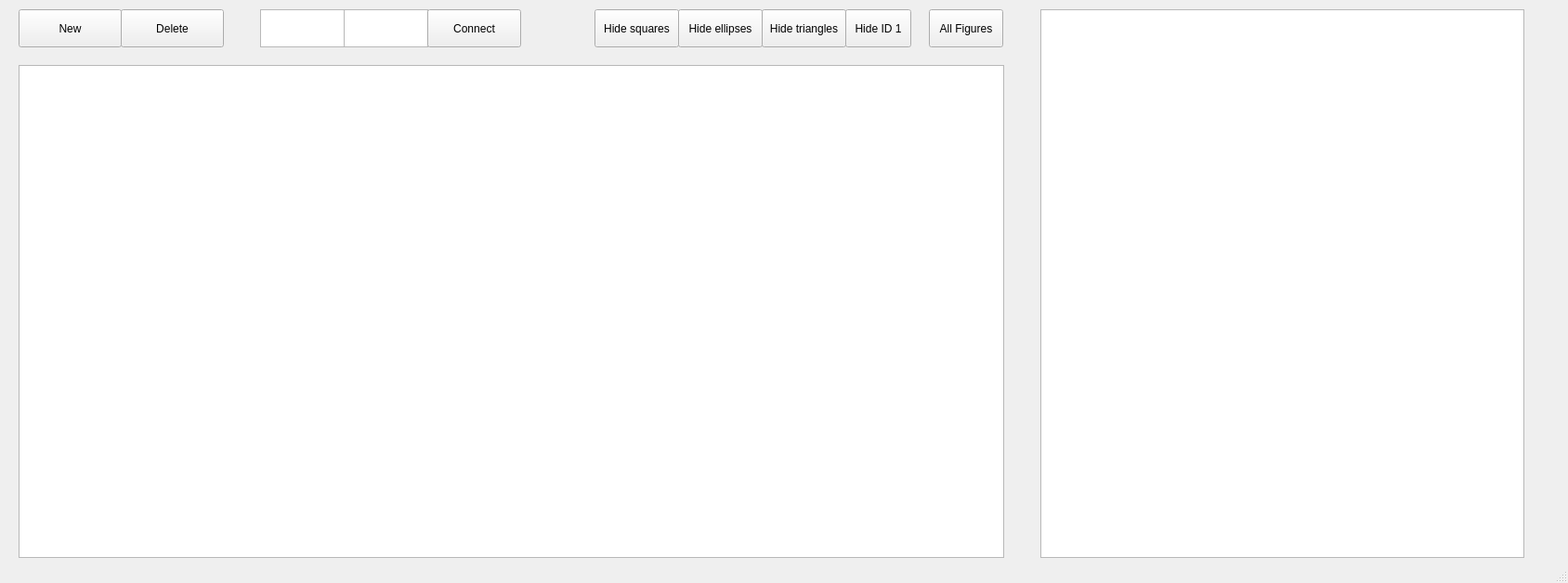
<?xml version="1.0" encoding="UTF-8"?>
<ui version="4.0">
 <class>MainWindow</class>
 <widget class="QMainWindow" name="MainWindow">
  <property name="geometry">
   <rect>
    <x>0</x>
    <y>0</y>
    <width>1688</width>
    <height>628</height>
   </rect>
  </property>
  <property name="windowTitle">
   <string>MainWindow</string>
  </property>
  <widget class="QWidget" name="centralwidget">
   <widget class="QToolButton" name="toolButton">
    <property name="geometry">
     <rect>
      <x>20</x>
      <y>10</y>
      <width>111</width>
      <height>41</height>
     </rect>
    </property>
    <property name="text">
     <string>New</string>
    </property>
   </widget>
   <widget class="QToolButton" name="toolButton_2">
    <property name="geometry">
     <rect>
      <x>130</x>
      <y>10</y>
      <width>111</width>
      <height>41</height>
     </rect>
    </property>
    <property name="text">
     <string>Delete</string>
    </property>
   </widget>
   <widget class="QGraphicsView" name="graphicsView">
    <property name="geometry">
     <rect>
      <x>20</x>
      <y>70</y>
      <width>1061</width>
      <height>531</height>
     </rect>
    </property>
   </widget>
   <widget class="QTextEdit" name="textEdit">
    <property name="geometry">
     <rect>
      <x>280</x>
      <y>10</y>
      <width>91</width>
      <height>41</height>
     </rect>
    </property>
   </widget>
   <widget class="QTextEdit" name="textEdit_2">
    <property name="geometry">
     <rect>
      <x>370</x>
      <y>10</y>
      <width>91</width>
      <height>41</height>
     </rect>
    </property>
   </widget>
   <widget class="QPushButton" name="connectorButton">
    <property name="geometry">
     <rect>
      <x>460</x>
      <y>10</y>
      <width>101</width>
      <height>41</height>
     </rect>
    </property>
    <property name="text">
     <string>Connect</string>
    </property>
   </widget>
   <widget class="QTableView" name="tableView">
    <property name="geometry">
     <rect>
      <x>1120</x>
      <y>10</y>
      <width>521</width>
      <height>591</height>
     </rect>
    </property>
   </widget>
   <widget class="QPushButton" name="hideSquaresBtn">
    <property name="geometry">
     <rect>
      <x>640</x>
      <y>10</y>
      <width>91</width>
      <height>41</height>
     </rect>
    </property>
    <property name="text">
     <string>Hide squares</string>
    </property>
   </widget>
   <widget class="QPushButton" name="hideEllipsesBtn">
    <property name="geometry">
     <rect>
      <x>730</x>
      <y>10</y>
      <width>91</width>
      <height>41</height>
     </rect>
    </property>
    <property name="text">
     <string>Hide ellipses</string>
    </property>
   </widget>
   <widget class="QPushButton" name="hideTrianglesBtn">
    <property name="geometry">
     <rect>
      <x>820</x>
      <y>10</y>
      <width>91</width>
      <height>41</height>
     </rect>
    </property>
    <property name="text">
     <string>Hide triangles</string>
    </property>
   </widget>
   <widget class="QPushButton" name="showAllFigBtn">
    <property name="geometry">
     <rect>
      <x>1000</x>
      <y>10</y>
      <width>80</width>
      <height>41</height>
     </rect>
    </property>
    <property name="text">
     <string>All Figures</string>
    </property>
   </widget>
   <widget class="QPushButton" name="hideID1Btn">
    <property name="geometry">
     <rect>
      <x>910</x>
      <y>10</y>
      <width>71</width>
      <height>41</height>
     </rect>
    </property>
    <property name="text">
     <string>Hide ID 1</string>
    </property>
   </widget>
  </widget>
  <widget class="QStatusBar" name="statusbar"/>
 </widget>
 <resources/>
 <connections/>
</ui>
